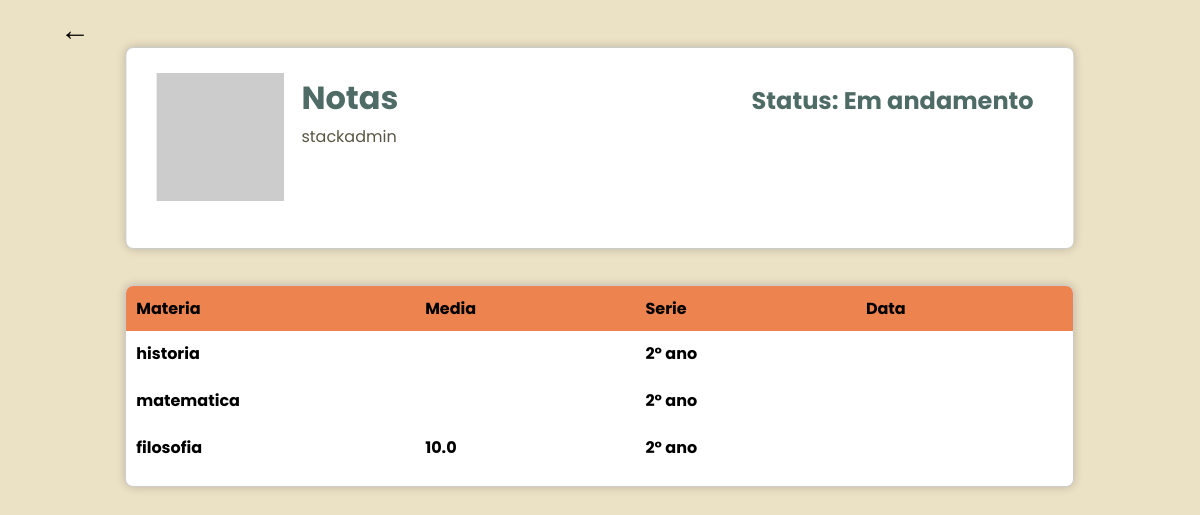
/score/ (signed in), run on the app's committed database.
### student/models.py (models this page shows, shortened)
class Materia(models.Model):
    Dias_semana = (
        ('0','Domingo'),
        ('1','Segunda_feira'),
        ('2','Terça_feira'),
        ('3','Quarta_feira'),
        ('4','Quinta_feira'),
        ('5','Sexta_feira'),
        ('6','Sabado'),
    )
    nome = models.CharField(max_length=50)
    dias = MultiSelectField(choices=Dias_semana,blank=True, default=list)

class Aluno(models.Model):
    user = models.ForeignKey(User, on_delete=models.CASCADE)
    serie = models.ForeignKey(Serie,on_delete=models.CASCADE)
    materias = models.ManyToManyField(Materia,related_name='alunos')

class Serie(models.Model):
    nome = models.CharField(max_length=50)
    materia = models.ManyToManyField(Materia,null=True)
    def __str__(self):
        return self.nome

class Media(models.Model):
    aluno = models.ForeignKey(Aluno, on_delete=models.CASCADE, related_name='medias')
    materia = models.ForeignKey(Materia, on_delete=models.CASCADE, related_name='medias')
    valor = models.FloatField()

### student/views.py (the view)
# urls.py: path('score/', studentViews.score_page, name="score"),
def score_page(request):
    if not request.user.is_authenticated:
        return redirect('login')
    aluno = Aluno.objects.filter(user=request.user).first()
    if aluno:
        materias = aluno.materias.all()
        avaliacoes = Avaliacao.objects.filter(aluno__user=request.user).order_by('-data')
        medias = aluno.medias.all()
        return render(request, 'student/score.html',{'materias': materias,'avaliacoes': avaliacoes,'aluno':aluno,'medias':medias})
    return render(request, 'student/score.html')

### student/templates/student/score.html (shortened to what this page needs)
<!DOCTYPE html>
<html lang="en">
{% load static %}
<head>
    <link rel="stylesheet" href="{% static 'css/style.css' %}">
</head>
<body>
    <a id="return" class='links' href="{% url 'home' %}">&larr;</a>
    <div class="user_data">
        <img src="https://placehold.co/128x128" alt="Foto do usuario">
        <h1 name = "score" >Notas</h1>
        <h2>Status: Em andamento</h2>
        <p>{{ request.user.username }}</p>
    </div>
    <div class="user_info">
        <table>
            <thead>
                <tr>
                    <th>Materia</th>
                    <th>Media</th>
                    <th>Serie</th>
                    <th>Data</th>
                </tr>
            </thead>
            {% for materia in materias %}
            <tbody name="{{ materia.nome }}" class="clickable_line">
                <tr>
                    <th>{{ materia.nome }}</th>
                    <th>
                        {% for media in medias %}
                            {% if media.materia.id == materia.id %}
                                {{ media.valor }}
                            {% endif %}
                        {% endfor %}
                    </th>
                    <th>{{ aluno.serie }}</th>
                    <th></th>
                </tr>
                <tr>
                    <td>
                    </td>
                </tr>
            </tbody>
            {% endfor %}
        </table>
    </div>
</body>

### student/static/css/style.css (style rules this page uses)
body { background-color: #ebe1c5; }
p { color: #595643; font-family: "Poppins", sans-serif; }
table { border-collapse: collapse; width: 100%; text-align: left; }
#return { position: fixed; left: 0; top: 1vh; font-size: 30px; transition: 0.3s; }
.links { position: absolute; color: black; font-family: "Poppins", sans-serif; text-shadow: none; text-decoration: none; text-align: center; user-select: none; width: 150px; }
.user_data { position: relative; right: -50%; top: 140px; width: 80%; height: 200px; background-color: #fff; border: 1px solid #ccc; box-shadow: 0 0 10px rgba(0, 0, 0, 0.2); border-radius: 8px; transform: translate(-50%, -50%); }
.user_data img { position: absolute; left: 30px; top: 25px; }
.user_data h1 { position: absolute; left: 175px; top: 5px; font-family: "Poppins", sans-serif; color: #4e6b66; }
.user_data h2 { position: absolute; right: 40px; top: 15px; font-family: "Poppins", sans-serif; color: #4e6b66; }
.user_data p { position: absolute; left: 175px; top: 60px; }
.user_info { position: relative; right: -9.9%; bottom: -75px; width: 80%; height: auto; min-height: 200px; overflow-y: auto; background-color: #fff; border: 1px solid #ccc; box-shadow: 0 0 10px rgba(0, 0, 0, 0.2); border-radius: 8px; user-select: none; }
.user_info th { padding: 10px; font-family: "Poppins", sans-serif; white-space: nowrap; width: 250px; }
.user_info thead { background-color: #ed834e; }
.clickable_line { transition: background-color 0.3s ease; }

### data on the page
Materia: nome "historia"
Aluno: serie "2º ano"
Materia: nome "matematica"
Materia: nome "filosofia"
Media: valor "10.0"

### other printed values
{{ request.user.username }} "stackadmin"
